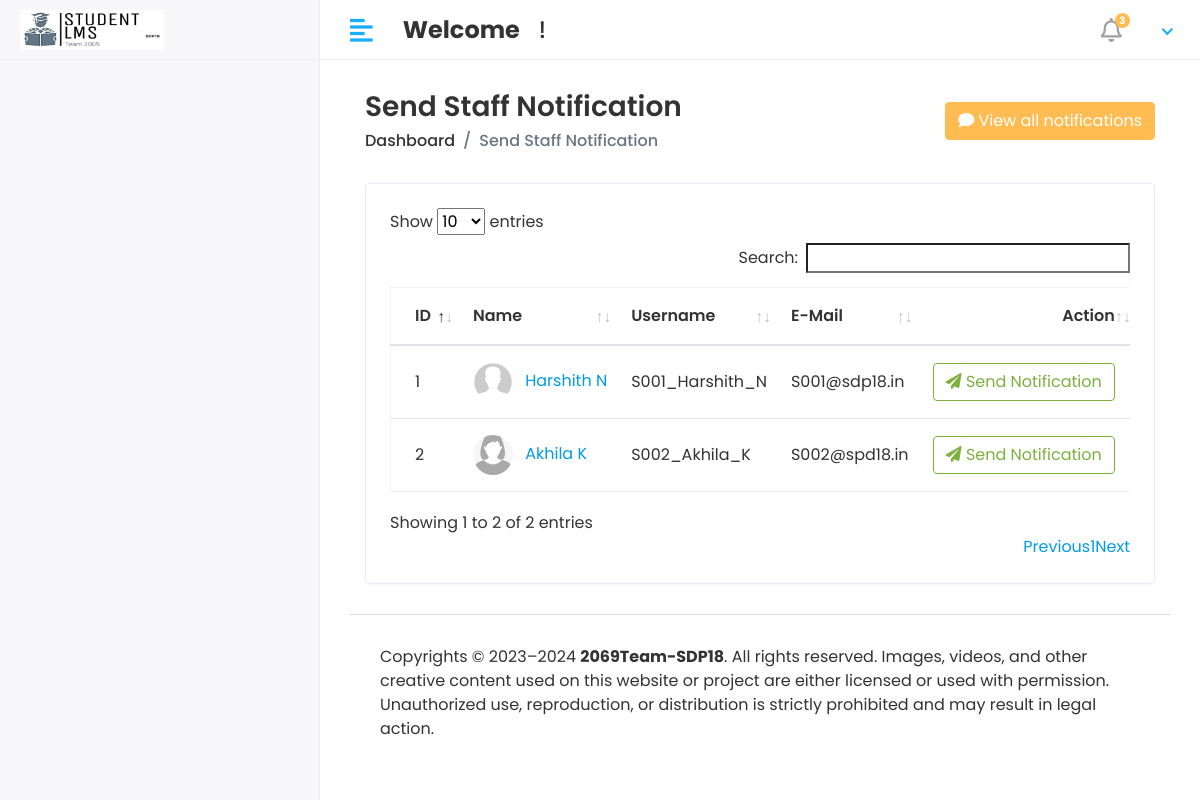
Page /HOD/Staff/Send_Notification on the committed database.
### app/models.py (models this page shows, shortened)
class Staff(models.Model):
    admin = models.OneToOneField(CustomUser,on_delete=models.CASCADE)
    address = models.TextField()
    gender = models.CharField(max_length=100)
    desgination = models.CharField(max_length=100)
    created_at = models.DateTimeField(auto_now_add=True)
    updated_at = models.DateTimeField(auto_now_add=True)
    class Meta:
        db_table = 'staff_table'

class CustomUser(AbstractUser):
    USER_CHOICES = (
        (1, 'HOD'),
        (2, 'STAFF'),
        (3, 'STUDENT'),
    )
    user_type = models.CharField(choices=USER_CHOICES, max_length=50, default=1)
    profile_pic = models.ImageField(upload_to='media/profile_pics')
    class Meta:
        db_table = 'custom_user_table'

### Studentlearningmanagementsystem/HOD_views.py (the view)
# urls.py: path('HOD/Staff/Send_Notification', HOD_views.STAFF_SEND_NOTIFICATIONS, name = 'staff_send_notifications'),
def STAFF_SEND_NOTIFICATIONS(request):
    staff = Staff.objects.all()
    see_notifications = Staff_Notifications.objects.all().order_by('-id')[0:5]
    context = {
        'staff' : staff,
        'see_notifications': see_notifications,
    }
    return render(request, 'Hod/staff_notifications.html', context)

### templates/HOD/staff_notifications.html (shortened to what this page needs)
{% extends 'base.html' %}
{% block content %}
<div class="content container-fluid">
    <div class="page-header">
       <div class="row align-items-center">
          <div class="col">
             <h3 class="page-title">Send Staff Notification</h3>
             <ul class="breadcrumb">
                <li class="breadcrumb-item"><a href="{% url 'HOD_home' %}">Dashboard</a></li>
                <li class="breadcrumb-item active">Send Staff Notification</li>
             </ul>
          </div>
          <div class="col-auto text-right float-right ml-auto">
            <button type="button" class="btn btn-primary" data-toggle="modal" data-target="#example"><i class="fas fa-comment"></i>
                View all notifications
              </button>
          </div>
       </div>
    </div>
    <div class="row">
       <div class="col-sm-12">
          <div class="card card-table">
             <div class="card-body">
                <div class="table-responsive">
                  <table id='table_id' class="table table-hover table-center mb-0">
                     <thead>
                         <tr>
                             <th>ID</th>
                             <th>Name</th>
                             <th>Username</th>
                             <th>E-Mail</th>
                             <th class="text-right">Action</th>
                         </tr>
                     </thead>
                     <tbody>
                         {% for i in staff %}
                         <tr>
                             <td>{{i.id}}</td>
                             <td>
                                 <div class="table-avatar">
                                     <a href="student-details.html" class="avatar avatar-sm mr-2"><img
                                             class="avatar-img rounded-circle"
                                             src="/{{i.admin.profile_pic}}" alt="User Image"></a>
                                     <a href="student-details.html">{{i.admin.first_name}}&nbsp;{{i.admin.last_name}}</a>
                                 </div>
                             </td>
                             <td>{{i.admin.username}}</td>
                             <td>{{i.admin.email}}</td>
                             <td class="text-right">
                              <button class="btn btn-outline-success" data-toggle="modal" data-target="#sendnotification-{{forloop.counter}}"><i class="fas fa-paper-plane"></i> Send Notification </button>
                             </td>
                         </tr>
                         {% endfor %}
                     </tbody>
                   </table>
                </div>
             </div>
          </div>
       </div>
    </div>
 </div>
{% endblock %}

### static/assets/css/style.css (style rules this page uses)
html { height: 100%; }
body { background-color: #fff; color: #333; font-family: 'Poppins', sans-serif; font-size: 1rem; height: 100%; line-height: 1.5; overflow-x: hidden; }
h1, h2, h3, h4, h5, h6 { font-family: 'Poppins', sans-serif; margin-top: 0; }
a { color: #009ce7; }
input, button, a { transition: all 0.4s ease; -moz-transition: all 0.4s ease; -o-transition: all 0.4s ease; -ms-transition: all 0.4s ease; -webkit-transition: all 0.4s ease; }
input, input:focus, button, button:focus { outline: none; }
ul, ol { padding: 0px; list-style: none; }
.table { color: #333; max-width: 100%; margin-bottom: 0; width: 100%; }
.table.dataTable { border-collapse: collapse !important; border: 1px solid rgba(0, 0, 0, 0.05); }
.table thead tr th { font-weight: 600; }
.table tbody tr { border-bottom: 1px solid rgba(0, 0, 0, 0.05); }
.table.table-center td, .table.table-center th { vertical-align: middle; }
.card-table .card-body .table > thead > tr > th { border-top: 0; }
.card-table .card-body .table tr td:first-child, .card-table .card-body .table tr th:first-child { padding-left: 1.5rem; }
.card-table .card-body .table tr td:last-child, .card-table .card-body .table tr th:last-child { padding-right: 1.5rem; }
.card-table .table td, .card-table .table th { border-top: 1px solid #e2e5e8; padding: 1rem 0.75rem; white-space: nowrap; }
.btn-primary { background-color: #FFBC53; border: 1px solid #FFBC53; }
.btn-outline-success { color: #7bb13c; border-color: #7bb13c; }
.card { border: 1px solid #ececf5; box-shadow: 0 1px 3px 0 rgba(0, 0, 0, 0.03); margin-bottom: 1.875rem; }
.card-body { padding: 1.5rem; }
.avatar { position: relative; display: inline-block; width: 3rem; height: 3rem }
.avatar > img { width: 100%; height: 100%; -o-object-fit: cover; object-fit: cover; }
.avatar-sm { width: 2.5rem; height: 2.5rem; }
.page-header { margin-bottom: 1.875rem; }
.page-header .breadcrumb { background-color: transparent; color: #6c757d; font-size: 1rem; font-weight: 500; margin-bottom: 0; padding: 0; }
.page-header .breadcrumb a { color: #333; }
.page-title { font-size: 28px; font-weight: 600; color: #333; margin-bottom: 5px; }

### rows in the picture
Staff: id "1", admin.profile_pic (picture), admin.first_name "Harshith", admin.last_name "N", admin.username "S001_Harshith_N", admin.email "S001@sdp18.in"
Staff: id "2", admin.profile_pic (picture), admin.first_name "Akhila", admin.last_name "K", admin.username "S002_Akhila_K", admin.email "S002@spd18.in"
